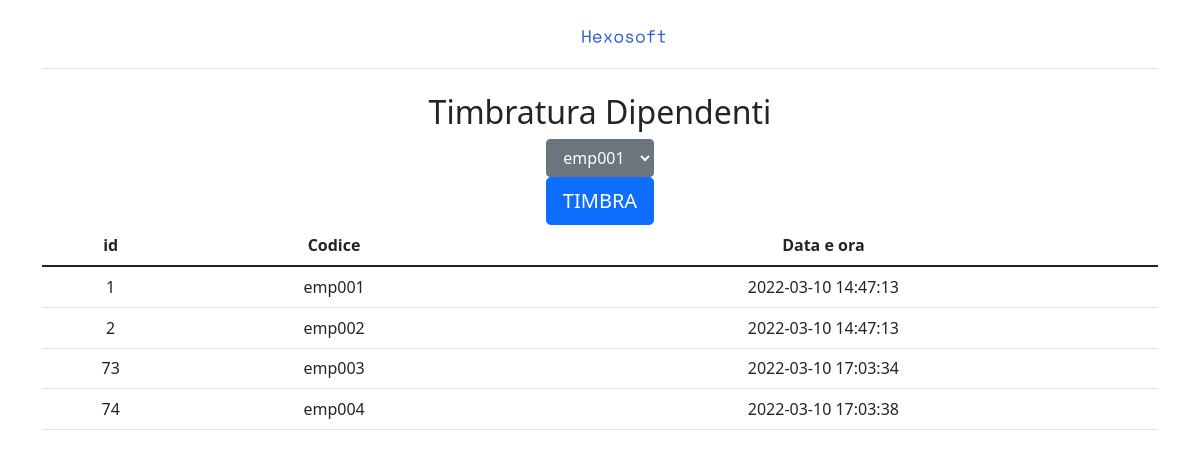
Screenshot of /giorgi-enrico-php/giorgi-enrico.php with the database file from the repository.
### tables this page shows
CREATE TABLE `timbrature` (
  `id` int(11) NOT NULL,
  `codice` varchar(10) NOT NULL,
  `dataora` timestamp NOT NULL DEFAULT current_timestamp() ON UPDATE current_timestamp()
);

### giorgi-enrico-php/database.php (called while the page is built, shortened)
<?php
$conn = null;
function leggiDipendenti(){
    global $conn;
    $query = "SELECT codice FROM dipendenti";
    $result = mysqli_query($conn, $query);
   return $result;
}
function leggiTimbrature(){
    global $conn;
    $query = "SELECT id,codice,dataora FROM timbrature";
    $result = mysqli_query($conn, $query);
   return $result;
}
?>

### giorgi-enrico-php/giorgi-enrico.php (the view, shortened to what this page needs)
<?php
include_once("./database.php");
$resultDipendenti = leggiDipendenti();
$itemCodice = null;
while ($row = mysqli_fetch_assoc($resultDipendenti)) {
    $codiceD = $row["codice"];
    $itemCodice .= <<<EOD
    <option class="dropdown-item"  >$codiceD</option>
EOD;
}
$resultTimbrature = leggiTimbrature();
$itemT = null;
while ($row = mysqli_fetch_assoc($resultTimbrature)) {
    $id = $row["id"];
    $codiceT=$row["codice"];
    $data_ora=$row["dataora"];
    $itemT .= <<<EOD
    <tr>
    <td>$id</td>
    <td>$codiceT</td>
    <td>$data_ora</td>
    <tr>
EOD;
}
?>
<!doctype html>
<html lang="en">
<head>
    <link href="https://cdn.jsdelivr.net/npm/bootstrap@5.1.3/dist/css/bootstrap.min.css" rel="stylesheet">
</head>
<body>
    <div class="container">
        <header class="d-flex flex-wrap justify-content-center py-3 mb-4 border-bottom">
            <a href="giorgi-enrico.php" class="d-flex align-items-center mb-3 mb-md-0 text-dark text-decoration-none">
                <svg class="bi me-2" width="40" height="32">
                    <use xlink:href="#bootstrap" />
                </svg>
                <span class="fs-4"><img src="./logo.svg" alt=""></span>
        </header>
    </div>
    <div class="container">
        <div class="row ">
            <div class="col-12">
            <section id="timbratura" style="text-align:center">
                <h2>Timbratura Dipendenti</h2>
                <div class="btn-group">
                <form action="giorgi-enrico.php" method="POST" name="timbra" enctype="multipart/form-data">
                    <select name="codice" class="btn btn-secondary dropdown-toggle" data-bs-toggle="dropdown" data-bs-display="static" aria-expanded="false">
                      <?php print $itemCodice ?>
                    </select>
                <button type="submit" class="btn btn-primary btn-lg">TIMBRA</button>
                </form>
                </div>
            </section>
        </div>
        </div>
        <div class="col-12">
            <section id="lista_timbrature" style="text-align:center">
                <table class="table">
                    <thead>
                        <tr>
                            <th scope="col">id</th>
                            <th scope="col">Codice</th>
                            <th scope="col">Data e ora</th>
                        </tr>
                    </thead>
                    <tbody>
                    <?php print $itemT ?>
                    </tbody>
                </table>
            </section>
        </div>
    </div>
</body>
</html>

### rows the page displays
timbrature: id "1", codice "emp001", dataora "2022-03-10 14:47:13"
timbrature: id "2", codice "emp002", dataora "2022-03-10 14:47:13"
timbrature: id "73", codice "emp003", dataora "2022-03-10 17:03:34"
timbrature: id "74", codice "emp004", dataora "2022-03-10 17:03:38"

### other values shown
form field codice "emp001"
